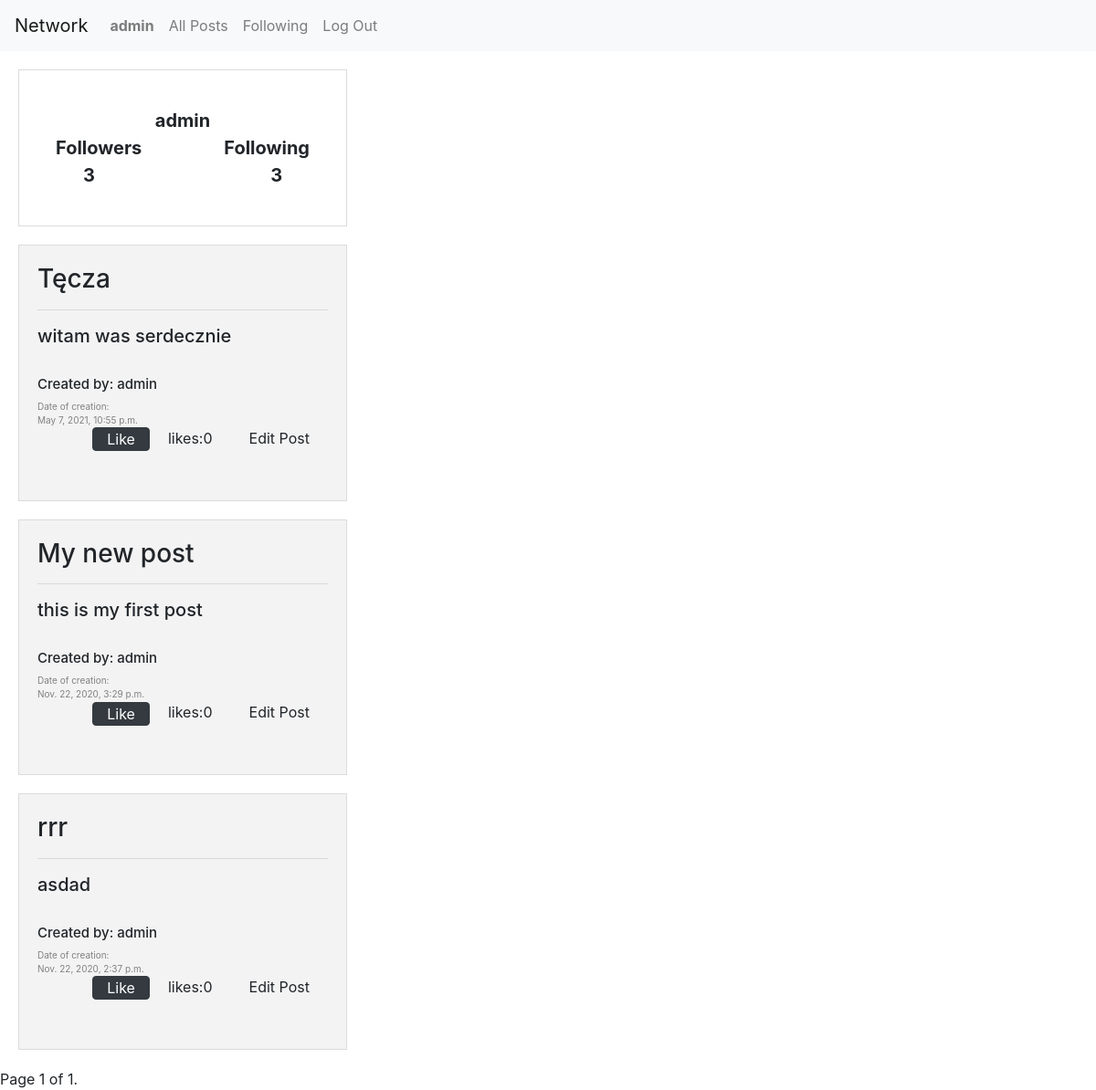
The page /user (signed in) on the database as committed earlier.
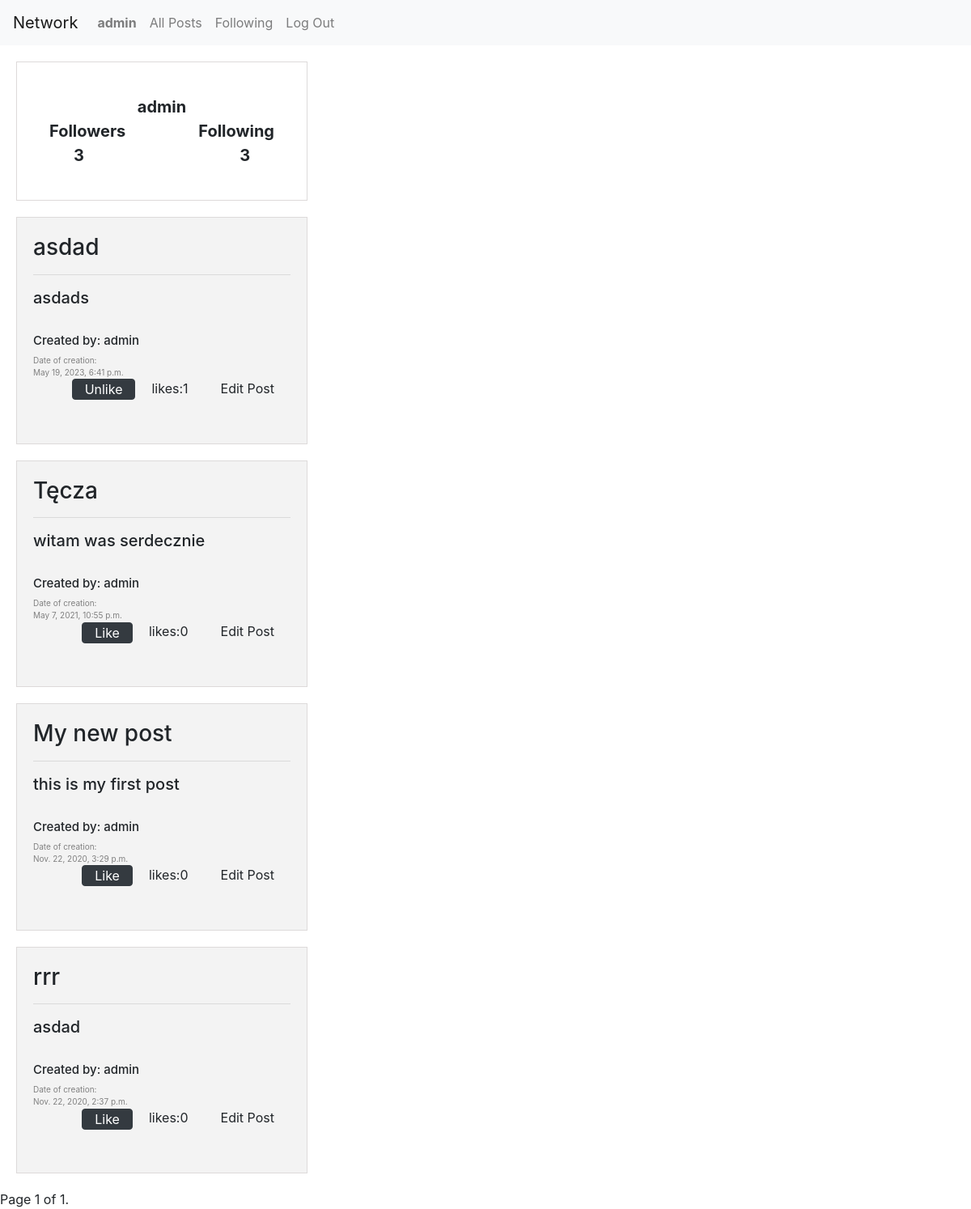
The same page on the database as committed later.
### network/models.py (models this page shows, shortened)
class Post(models.Model):
    title = models.CharField(max_length=64)
    text = models.TextField()
    likes = models.ManyToManyField(
        "User", default=None, blank=True, related_name="likes"
    )
    creation_date = models.DateTimeField()
    author = models.ForeignKey(
        User, on_delete=models.CASCADE, blank=True, related_name="author"
    )

class User(AbstractUser):
    def __str__(self):
        return self.username

### network/views.py (the view)
# urls.py: path("user", views.user, name="user"),
@login_required
def user(request):
    following = Profile.objects.get(user=request.user).following.all()
    followers = Profile.objects.get(user=request.user).followers.all()
    data = {
        "userName": request.user.username,
        "following": len(following),
        "followers": len(followers),
    }
    posts_list = Post.objects.filter(author=request.user).order_by("-creation_date")
    paginator = Paginator(posts_list, 10)
    page_number = request.GET.get("page")
    page_obj = paginator.get_page(page_number)
    return render(
        request,
        "network/user.html",
        {
            "posts_list": posts_list,
            "data": data,
            "page_obj": page_obj,
            "id": request.user.id,
        },
    )

### network/templates/network/user.html (shortened to what this page needs)
{% extends "network/layout.html" %}
{% load static %}
{% block new_post %}
<div class="profile-container">
    <div class="row" style="text-align: center;">
        <div class="col-sm-2"></div>
        <div class="col-sm-8">{{data.userName}}</div>
        <div class="col-sm-2"></div>
    </div>
    <div class="row" style="text-align: center;">
        <div class="col-sm">Followers</div>
        <div class="col-sm"></div>
        <div class="col-sm">Following</div>
    </div>
    <div class="row" style="text-align: center;">
        <div class="col-sm">{{data.followers}}</div>
            <div class="col-sm" id="insert-button">
            </div>
        <div class="col-sm">{{data.following}}</div>
    </div>
</div>
{% for post in page_obj %}
<div class="post" id="{{post.id}}">
    <div class="content">
        <h3>{{post.title}}</h3>
        <hr>
        <div id="text-before{{post.id}}">
            <h5>{{post.text}}</h5>
        </div>
        <br>
        <div class="get-user">
            <h5 style="font-size: 15px;" onclick = "get_profile('{{post.author.id}}')">Created by: {{post.author}}</h5>
        </div>
        <div class="date">
            Date of creation: <br>
            {{post.creation_date}}
        </div>
        <div class="right-bottom" style="height: 60px;">
            {% if request.user == post.author %}
            <div class="likes" style="cursor: pointer;" onclick = "display_edit('{{post.id}}')">
                Edit Post
            </div>
            {% endif %}
            <div class="likes" >
                likes:   <div class="like-count{{post.id}}" style="float: right;"> {{post.like_set.count}}</div>
            </div>
            <form class="like-form" id="{{post.id}}" method=post action="{% url 'like' post_id=post.id %}" style=" float: right;">
                {% if user.is_authenticated %}
                    {% if user not in post.likes.all %}
                        <button class="btn btn-dark like{{post.id}}" type="submit" value="Save"> Like </button>
                    {% else %}
                        <button class="btn btn-dark like{{post.id}}" type="submit" value="Save"> Unlike </button>
                    {% endif %}
                {% endif %}
            </form>
        </div>
    </div>
</div>
{% endfor %}
<div class="pagination">
    <span class="step-links">
        <span class="current">
            Page {{ page_obj.number }} of {{ page_obj.paginator.num_pages }}.
        </span>
    </span>
</div>
{% endblock %}

Rows that differ between the two databases and show on the page:
added Post: title "asdad", text "asdads", author "admin", creation_date "May 19, 2023, 6:41 p.m.", like_set.count "1"
